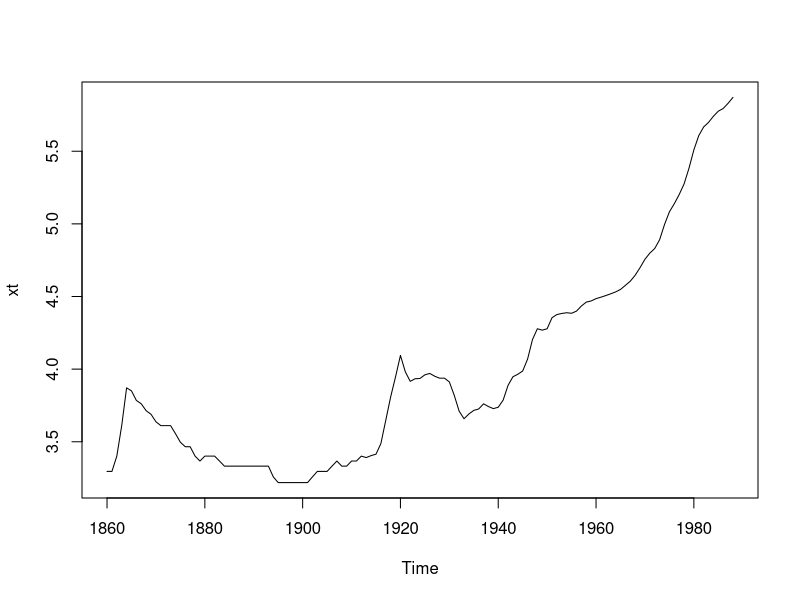
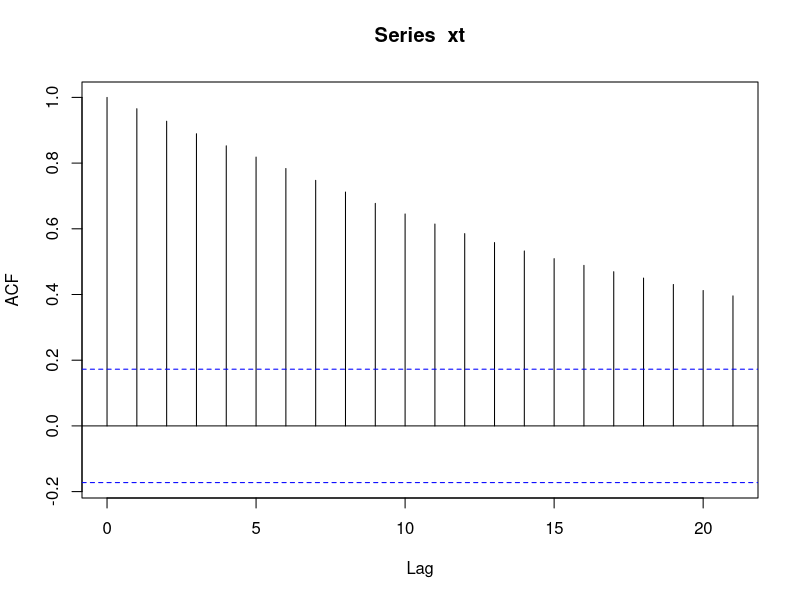

Recreate these plots in R, in order. (Note: this script raises an error after producing the figures.)
# Chap6 R代码
# 自动从chap6.html同步生成

data(npext,package="urca") # 加载urca包的npext数据
xt <- ts(data=npext$cpi,start=npext$year[1]) # 提取CPI构建时间序列
plot(xt) # 时序图
acf(xt) # ACF图
# 根据图像，xt显然为非平稳序列，这一结果也可通过ADF检验得出

adf.test(xt) # 检验p值为0.7374，接受原假设，认为序列非平稳

## 进行一阶差分，再次判断
xt_diff1 <- diff(xt,differences=1,lag=1) # 调整differences参数，可进行高阶差分；调整lag参数，可进行季节性差分
plot(xt_diff1)
acf(xt_diff1)
adf.test(xt_diff1) # 检验p值为0.01，拒接原假设，认为差分后序列平稳

# 6.3.2 例6.15：ARIMA(2,1,1)模型的拟合与预测
# 对应教材：section6.tex 6.3.4节，例6.15
# -----------------------------------------------------------------
set.seed(123)
xt <- arima.sim(n = 100, model = list(ar = c(0.5, 0.3), ma = 0.4, d = 1))
plot(xt, main = "ARIMA(2,1,1)模拟数据")

## ACF检验
acf(xt, main = "原始序列ACF")  # ACF结果显示非平稳

## 一阶差分
xt1 <- diff(xt)
acf(xt1, main = "一阶差分后ACF")  # 一阶差分后平稳

## 拟合不同阶数的ARIMA模型
arima1 <- arima(xt, order = c(1, 1, 1))
arima2 <- arima(xt, order = c(2, 1, 1))
arima3 <- arima(xt, order = c(1, 1, 2))
arima4 <- arima(xt, order = c(2, 1, 2))

## AIC和BIC比较
AIC(arima1, arima2, arima3, arima4)  # AIC结果：模型4最优
BIC(arima1, arima2, arima3, arima4)  # BIC结果：模型1最优

## 诊断检验
tsdiag(arima4)  # SACF均为0，且Ljung-Box检验通过

## 外推预测
xt_pred <- predict(arima4, 10)  # 向前10步预测
print(xt_pred)

## 绘制预测图
plot(xt, xlim = c(1, 110), main = "ARIMA(2,1,2)模型预测")
lines(101:110, xt_pred$pred, col = "red", lwd = 2)
lines(101:110, xt_pred$pred + 2 * xt_pred$se, col = "blue", lty = 2)
lines(101:110, xt_pred$pred - 2 * xt_pred$se, col = "blue", lty = 2)
legend("topleft", legend = c("预测值", "95%置信区间"),
       col = c("red", "blue"), lty = c(1, 2), lwd = c(2, 1))

##############################################################################
# 6.4 模型拟合与应用（Box-Jenkins方法）
##############################################################################

set.seed(123)
xt <- arima.sim(n=100, model=list(ar=c(0.5,0.3),ma=0.4,d=1))
plot(xt)
acf(xt) # ACF结果显示非平稳
xt1 <- diff(xt)
acf(xt1) # 一阶差分后平稳
## 拟合模型
arima1 <- arima(xt, order=c(1,1,1))
arima2 <- arima(xt, order=c(2,1,1))
arima3 <- arima(xt, order=c(1,1,2))
arima4 <- arima(xt, order=c(2,1,2))
AIC(arima1,arima2,arima3,arima4) # AIC结果：模型4最优
BIC(arima1,arima2,arima3,arima4) # BIC结果：模型1最优
## 诊断检验
tsdiag(arima4) # SACF均为0，且Ljung-Box检验通过
## 外推预测
xt_pred <- predict(arima4,10) # 向前10步预测
